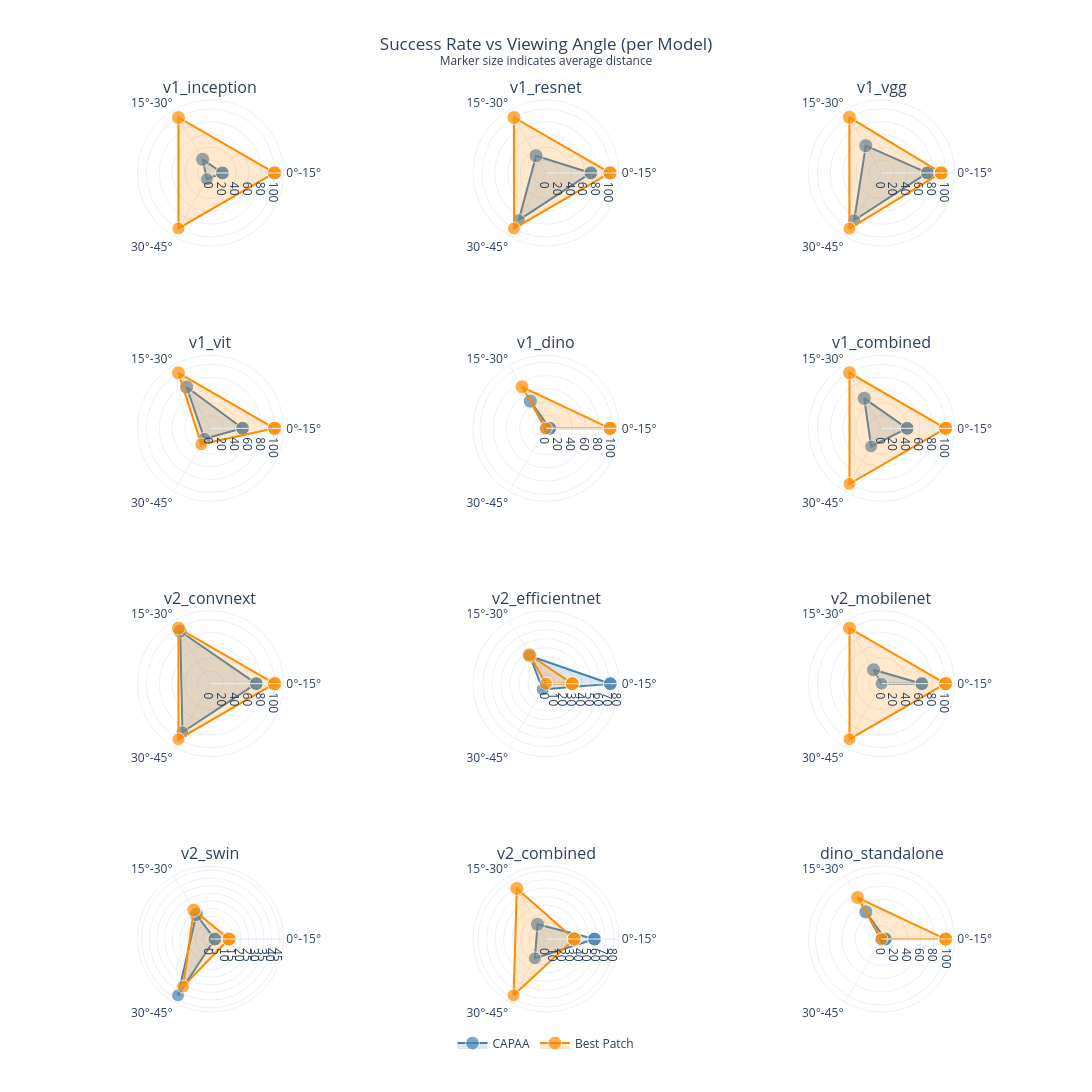

Notebook code for this chart:
### Code cell
# Radar Charts - One per model using actual capture angles
# Each radar shows success rate at different viewing angles, with distance as marker size

success_cols = [c for c in capaa_df.columns if c.endswith('_success')]
models = [c.replace('_success', '') for c in success_cols]

# Filter out rows with no ArUco data (angle is None)
capaa_valid = capaa_df[capaa_df['angle'].notna()].copy()
bp_valid = bp_df[bp_df['angle'].notna()].copy()

if len(capaa_valid) == 0 or len(bp_valid) == 0:
    print("⚠ No valid angle data from ArUco markers. Radar chart requires ArUco tracking.")
else:
    # Bin angles for radar chart (e.g., 0-30, 30-60, 60-90, etc.)
    def bin_angle(angle):
        """Bin angles into ranges for radar chart"""
        if angle is None:
            return None
        bins = [0, 15, 30, 45, 60, 75, 90, 105, 120, 135, 150, 165, 180]
        for i in range(len(bins)-1):
            if bins[i] <= abs(angle) < bins[i+1]:
                return f"{bins[i]}°-{bins[i+1]}°"
        return f">{bins[-1]}°"
    
    capaa_valid['angle_bin'] = capaa_valid['angle'].apply(bin_angle)
    bp_valid['angle_bin'] = bp_valid['angle'].apply(bin_angle)
    
    # Get unique angle bins (sorted by starting angle)
    all_bins = sorted(set(capaa_valid['angle_bin'].unique()) | set(bp_valid['angle_bin'].unique()),
                      key=lambda x: int(x.split('°')[0].replace('>', '')))
    
    # Create subplot for each model
    n_models = len(models)
    n_cols = min(3, n_models)
    n_rows = (n_models + n_cols - 1) // n_cols
    
    fig = make_subplots(
        rows=n_rows, cols=n_cols,
        specs=[[{'type': 'polar'}] * n_cols for _ in range(n_rows)],
        subplot_titles=models,
        vertical_spacing=0.12,
        horizontal_spacing=0.08
    )
    
    for idx, (col, model) in enumerate(zip(success_cols, models)):
        row = idx // n_cols + 1
        col_idx = idx % n_cols + 1
        
        # Calculate success rate per angle bin for CAPAA
        capaa_by_angle = capaa_valid.groupby('angle_bin')[col].mean() * 100
        capaa_rates = [capaa_by_angle.get(b, 0) for b in all_bins]
        
        # Calculate avg distance per angle bin for marker size
        capaa_dist_by_angle = capaa_valid.groupby('angle_bin')['distance'].mean()
        capaa_dists = [capaa_dist_by_angle.get(b, 0.5) for b in all_bins]
        capaa_sizes = [max(8, min(20, d * 15)) for d in capaa_dists]  # Scale distance to marker size
        
        # Calculate success rate per angle bin for Best Patch
        bp_by_angle = bp_valid.groupby('angle_bin')[col].mean() * 100
        bp_rates = [bp_by_angle.get(b, 0) for b in all_bins]
        
        bp_dist_by_angle = bp_valid.groupby('angle_bin')['distance'].mean()
        bp_dists = [bp_dist_by_angle.get(b, 0.5) for b in all_bins]
        bp_sizes = [max(8, min(20, d * 15)) for d in bp_dists]
        
        # Close the polygon
        theta_closed = all_bins + [all_bins[0]]
        capaa_r_closed = capaa_rates + [capaa_rates[0]]
        bp_r_closed = bp_rates + [bp_rates[0]]
        
        # Add CAPAA trace
        fig.add_trace(
            go.Scatterpolar(
                r=capaa_r_closed,
                theta=theta_closed,
                fill='toself',
                fillcolor='rgba(70, 130, 180, 0.2)',
                line=dict(color='#4682B4', width=2),
                name='CAPAA' if idx == 0 else None,
                legendgroup='CAPAA',
                showlegend=(idx == 0),
                marker=dict(size=capaa_sizes + [capaa_sizes[0]]),
                hovertemplate='%{theta}<br>Success: %{r:.1f}%<extra>CAPAA</extra>'
            ),
            row=row, col=col_idx
        )
        
        # Add Best Patch trace
        fig.add_trace(
            go.Scatterpolar(
                r=bp_r_closed,
                theta=theta_closed,
                fill='toself',
                fillcolor='rgba(255, 140, 0, 0.2)',
                line=dict(color='#FF8C00', width=2),
                name='Best Patch' if idx == 0 else None,
                legendgroup='Best Patch',
                showlegend=(idx == 0),
                marker=dict(size=bp_sizes + [bp_sizes[0]]),
                hovertemplate='%{theta}<br>Success: %{r:.1f}%<extra>Best Patch</extra>'
            ),
            row=row, col=col_idx
        )
    
    # Update polar axes
    for i in range(1, n_models + 1):
        fig.update_polars(
            radialaxis=dict(
                visible=True,
                range=[0, 100],
                ticksuffix='%'
            ),
            selector=dict(subplot=f'polar{i if i > 1 else ""}')
        )
    
    fig.update_layout(
        title=dict(
            text='Success Rate vs Viewing Angle (per Model)<br><sup>Marker size indicates average distance</sup>',
            x=0.5
        ),
        height=400 * n_rows,
        width=400 * n_cols,
        template='plotly_white',
        legend=dict(
            orientation='h',
            yanchor='bottom',
            y=-0.05,
            xanchor='center',
            x=0.5
        )
    )
    
    fig.write_html('radar_by_angle_per_model.html')
    fig.show()
    print("✓ Radar chart by angle saved to 'radar_by_angle_per_model.html'")
    
    # Also create a summary showing actual angle vs success rate scatter
    print("\n--- Angle Statistics ---")
    print(f"CAPAA angle range: {capaa_valid['angle'].min():.1f}° to {capaa_valid['angle'].max():.1f}°")
    print(f"Best Patch angle range: {bp_valid['angle'].min():.1f}° to {bp_valid['angle'].max():.1f}°")
    print(f"CAPAA distance range: {capaa_valid['distance'].min():.2f}m to {capaa_valid['distance'].max():.2f}m")
    print(f"Best Patch distance range: {bp_valid['distance'].min():.2f}m to {bp_valid['distance'].max():.2f}m")

### Figure 1 — Plotly figure (JSON) as saved in the notebook; plotly's stock layout.template omitted (floating-point values rounded to 4 significant figures)
{"data": [{"fill": "toself", "fillcolor": "rgba(70, 130, 180, 0.2)", "hovertemplate": "%{theta}<br>Success: %{r:.1f}%<extra>CAPAA</extra>", "legendgroup": "CAPAA", "line": {"color": "#4682B4", "width": 2}, "marker": {"size": [13.8, 14.09, 12.83, 13.8]}, "name": "CAPAA", "r": [18.57, 24.5, 11.25, 18.57], "showlegend": true, "subplot": "polar", "theta": ["0°-15°", "15°-30°", "30°-45°", "0°-15°"], "type": "scatterpolar"}, {"fill": "toself", "fillcolor": "rgba(255, 140, 0, 0.2)", "hovertemplate": "%{theta}<br>Success: %{r:.1f}%<extra>Best Patch</extra>", "legendgroup": "Best Patch", "line": {"color": "#FF8C00", "width": 2}, "marker": {"size": [14.21, 13.96, 12.9, 14.21]}, "name": "Best Patch", "r": [100, 100, 100, 100], "showlegend": true, "subplot": "polar", "theta": ["0°-15°", "15°-30°", "30°-45°", "0°-15°"], "type": "scatterpolar"}, {"fill": "toself", "fillcolor": "rgba(70, 130, 180, 0.2)", "hovertemplate": "%{theta}<br>Success: %{r:.1f}%<extra>CAPAA</extra>", "legendgroup": "CAPAA", "line": {"color": "#4682B4", "width": 2}, "marker": {"size": [13.8, 14.09, 12.83, 13.8]}, "r": [70, 31, 85, 70], "showlegend": false, "subplot": "polar2", "theta": ["0°-15°", "15°-30°", "30°-45°", "0°-15°"], "type": "scatterpolar"}, {"fill": "toself", "fillcolor": "rgba(255, 140, 0, 0.2)", "hovertemplate": "%{theta}<br>Success: %{r:.1f}%<extra>Best Patch</extra>", "legendgroup": "Best Patch", "line": {"color": "#FF8C00", "width": 2}, "marker": {"size": [14.21, 13.96, 12.9, 14.21]}, "r": [100, 100, 100, 100], "showlegend": false, "subplot": "polar2", "theta": ["0°-15°", "15°-30°", "30°-45°", "0°-15°"], "type": "scatterpolar"}, {"fill": "toself", "fillcolor": "rgba(70, 130, 180, 0.2)", "hovertemplate": "%{theta}<br>Success: %{r:.1f}%<extra>CAPAA</extra>", "legendgroup": "CAPAA", "line": {"color": "#4682B4", "width": 2}, "marker": {"size": [13.8, 14.09, 12.83, 13.8]}, "r": [71.43, 49, 85, 71.43], "showlegend": false, "subplot": "polar3", "theta": ["0°-15°", "15°-30°", "30°-45°", "0°-15°"], "type": "scatterpolar"}, {"fill": "toself", "fillcolor": "rgba(255, 140, 0, 0.2)", "hovertemplate": "%{theta}<br>Success: %{r:.1f}%<extra>Best Patch</extra>", "legendgroup": "Best Patch", "line": {"color": "#FF8C00", "width": 2}, "marker": {"size": [14.21, 13.96, 12.9, 14.21]}, "r": [92.92, 100, 100, 92.92], "showlegend": false, "subplot": "polar3", "theta": ["0°-15°", "15°-30°", "30°-45°", "0°-15°"], "type": "scatterpolar"}, {"fill": "toself", "fillcolor": "rgba(70, 130, 180, 0.2)", "hovertemplate": "%{theta}<br>Success: %{r:.1f}%<extra>CAPAA</extra>", "legendgroup": "CAPAA", "line": {"color": "#4682B4", "width": 2}, "marker": {"size": [13.8, 14.09, 12.83, 13.8]}, "r": [50, 74.5, 18.75, 50], "showlegend": false, "subplot": "polar4", "theta": ["0°-15°", "15°-30°", "30°-45°", "0°-15°"], "type": "scatterpolar"}, {"fill": "toself", "fillcolor": "rgba(255, 140, 0, 0.2)", "hovertemplate": "%{theta}<br>Success: %{r:.1f}%<extra>Best Patch</extra>", "legendgroup": "Best Patch", "line": {"color": "#FF8C00", "width": 2}, "marker": {"size": [14.21, 13.96, 12.9, 14.21]}, "r": [100, 100, 28.82, 100], "showlegend": false, "subplot": "polar4", "theta": ["0°-15°", "15°-30°", "30°-45°", "0°-15°"], "type": "scatterpolar"}, {"fill": "toself", "fillcolor": "rgba(70, 130, 180, 0.2)", "hovertemplate": "%{theta}<br>Success: %{r:.1f}%<extra>CAPAA</extra>", "legendgroup": "CAPAA", "line": {"color": "#4682B4", "width": 2}, "marker": {"size": [13.8, 14.09, 12.83, 13.8]}, "r": [5.714, 47.5, 1.25, 5.714], "showlegend": false, "subplot": "polar5", "theta": ["0°-15°", "15°-30°", "30°-45°", "0°-15°"], "type": "scatterpolar"}, {"fill": "toself", "fillcolor": "rgba(255, 140, 0, 0.2)", "hovertemplate": "%{theta}<br>Success: %{r:.1f}%<extra>Best Patch</extra>", "legendgroup": "Best Patch", "line": {"color": "#FF8C00", "width": 2}, "marker": {"size": [14.21, 13.96, 12.9, 14.21]}, "r": [97.08, 72.59, 0, 97.08], "showlegend": false, "subplot": "polar5", "theta": ["0°-15°", "15°-30°", "30°-45°", "0°-15°"], "type": "scatterpolar"}, {"fill": "toself", "fillcolor": "rgba(70, 130, 180, 0.2)", "hovertemplate": "%{theta}<br>Success: %{r:.1f}%<extra>CAPAA</extra>", "legendgroup": "CAPAA", "line": {"color": "#4682B4", "width": 2}, "marker": {"size": [13.8, 14.09, 12.83, 13.8]}, "r": [40, 54, 32.5, 40], "showlegend": false, "subplot": "polar6", "theta": ["0°-15°", "15°-30°", "30°-45°", "0°-15°"], "type": "scatterpolar"}, {"fill": "toself", "fillcolor": "rgba(255, 140, 0, 0.2)", "hovertemplate": "%{theta}<br>Success: %{r:.1f}%<extra>Best Patch</extra>", "legendgroup": "Best Patch", "line": {"color": "#FF8C00", "width": 2}, "marker": {"size": [14.21, 13.96, 12.9, 14.21]}, "r": [100, 100, 100, 100], "showlegend": false, "subplot": "polar6", "theta": ["0°-15°", "15°-30°", "30°-45°", "0°-15°"], "type": "scatterpolar"}, {"fill": "toself", "fillcolor": "rgba(70, 130, 180, 0.2)", "hovertemplate": "%{theta}<br>Success: %{r:.1f}%<extra>CAPAA</extra>", "legendgroup": "CAPAA", "line": {"color": "#4682B4", "width": 2}, "marker": {"size": [13.8, 14.09, 12.83, 13.8]}, "r": [71.43, 94.5, 87.5, 71.43], "showlegend": false, "subplot": "polar7", "theta": ["0°-15°", "15°-30°", "30°-45°", "0°-15°"], "type": "scatterpolar"}, {"fill": "toself", "fillcolor": "rgba(255, 140, 0, 0.2)", "hovertemplate": "%{theta}<br>Success: %{r:.1f}%<extra>Best Patch</extra>", "legendgroup": "Best Patch", "line": {"color": "#FF8C00", "width": 2}, "marker": {"size": [14.21, 13.96, 12.9, 14.21]}, "r": [100, 100, 100, 100], "showlegend": false, "subplot": "polar7", "theta": ["0°-15°", "15°-30°", "30°-45°", "0°-15°"], "type": "scatterpolar"}, {"fill": "toself", "fillcolor": "rgba(70, 130, 180, 0.2)", "hovertemplate": "%{theta}<br>Success: %{r:.1f}%<extra>CAPAA</extra>", "legendgroup": "CAPAA", "line": {"color": "#4682B4", "width": 2}, "marker": {"size": [13.8, 14.09, 12.83, 13.8]}, "r": [71.43, 35.5, 7.5, 71.43], "showlegend": false, "subplot": "polar8", "theta": ["0°-15°", "15°-30°", "30°-45°", "0°-15°"], "type": "scatterpolar"}, {"fill": "toself", "fillcolor": "rgba(255, 140, 0, 0.2)", "hovertemplate": "%{theta}<br>Success: %{r:.1f}%<extra>Best Patch</extra>", "legendgroup": "Best Patch", "line": {"color": "#FF8C00", "width": 2}, "marker": {"size": [14.21, 13.96, 12.9, 14.21]}, "r": [29.17, 37.04, 0, 29.17], "showlegend": false, "subplot": "polar8", "theta": ["0°-15°", "15°-30°", "30°-45°", "0°-15°"], "type": "scatterpolar"}, {"fill": "toself", "fillcolor": "rgba(70, 130, 180, 0.2)", "hovertemplate": "%{theta}<br>Success: %{r:.1f}%<extra>CAPAA</extra>", "legendgroup": "CAPAA", "line": {"color": "#4682B4", "width": 2}, "marker": {"size": [13.8, 14.09, 12.83, 13.8]}, "r": [62.86, 25, 0, 62.86], "showlegend": false, "subplot": "polar9", "theta": ["0°-15°", "15°-30°", "30°-45°", "0°-15°"], "type": "scatterpolar"}, {"fill": "toself", "fillcolor": "rgba(255, 140, 0, 0.2)", "hovertemplate": "%{theta}<br>Success: %{r:.1f}%<extra>Best Patch</extra>", "legendgroup": "Best Patch", "line": {"color": "#FF8C00", "width": 2}, "marker": {"size": [14.21, 13.96, 12.9, 14.21]}, "r": [100, 100, 100, 100], "showlegend": false, "subplot": "polar9", "theta": ["0°-15°", "15°-30°", "30°-45°", "0°-15°"], "type": "scatterpolar"}, {"fill": "toself", "fillcolor": "rgba(70, 130, 180, 0.2)", "hovertemplate": "%{theta}<br>Success: %{r:.1f}%<extra>CAPAA</extra>", "legendgroup": "CAPAA", "line": {"color": "#4682B4", "width": 2}, "marker": {"size": [13.8, 14.09, 12.83, 13.8]}, "r": [2.857, 18.5, 42.5, 2.857], "showlegend": false, "subplot": "polar10", "theta": ["0°-15°", "15°-30°", "30°-45°", "0°-15°"], "type": "scatterpolar"}, {"fill": "toself", "fillcolor": "rgba(255, 140, 0, 0.2)", "hovertemplate": "%{theta}<br>Success: %{r:.1f}%<extra>Best Patch</extra>", "legendgroup": "Best Patch", "line": {"color": "#FF8C00", "width": 2}, "marker": {"size": [14.21, 13.96, 12.9, 14.21]}, "r": [12.08, 21.85, 35.88, 12.08], "showlegend": false, "subplot": "polar10", "theta": ["0°-15°", "15°-30°", "30°-45°", "0°-15°"], "type": "scatterpolar"}, {"fill": "toself", "fillcolor": "rgba(70, 130, 180, 0.2)", "hovertemplate": "%{theta}<br>Success: %{r:.1f}%<extra>CAPAA</extra>", "legendgroup": "CAPAA", "line": {"color": "#4682B4", "width": 2}, "marker": {"size": [13.8, 14.09, 12.83, 13.8]}, "r": [57.14, 20, 26.25, 57.14], "showlegend": false, "subplot": "polar11", "theta": ["0°-15°", "15°-30°", "30°-45°", "0°-15°"], "type": "scatterpolar"}, {"fill": "toself", "fillcolor": "rgba(255, 140, 0, 0.2)", "hovertemplate": "%{theta}<br>Success: %{r:.1f}%<extra>Best Patch</extra>", "legendgroup": "Best Patch", "line": {"color": "#FF8C00", "width": 2}, "marker": {"size": [14.21, 13.96, 12.9, 14.21]}, "r": [33.33, 68.89, 76.47, 33.33], "showlegend": false, "subplot": "polar11", "theta": ["0°-15°", "15°-30°", "30°-45°", "0°-15°"], "type": "scatterpolar"}, {"fill": "toself", "fillcolor": "rgba(70, 130, 180, 0.2)", "hovertemplate": "%{theta}<br>Success: %{r:.1f}%<extra>CAPAA</extra>", "legendgroup": "CAPAA", "line": {"color": "#4682B4", "width": 2}, "marker": {"size": [13.8, 14.09, 12.83, 13.8]}, "r": [5.714, 47.5, 1.25, 5.714], "showlegend": false, "subplot": "polar12", "theta": ["0°-15°", "15°-30°", "30°-45°", "0°-15°"], "type": "scatterpolar"}, {"fill": "toself", "fillcolor": "rgba(255, 140, 0, 0.2)", "hovertemplate": "%{theta}<br>Success: %{r:.1f}%<extra>Best Patch</extra>", "legendgroup": "Best Patch", "line": {"color": "#FF8C00", "width": 2}, "marker": {"size": [14.21, 13.96, 12.9, 14.21]}, "r": [97.08, 72.59, 0, 97.08], "showlegend": false, "subplot": "polar12", "theta": ["0°-15°", "15°-30°", "30°-45°", "0°-15°"], "type": "scatterpolar"}], "layout": {"annotations": [{"font": {"size": 16}, "showarrow": false, "text": "v1_inception", "x": 0.14, "xanchor": "center", "xref": "paper", "y": 1, "yanchor": "bottom", "yref": "paper"}, {"font": {"size": 16}, "showarrow": false, "text": "v1_resnet", "x": 0.5, "xanchor": "center", "xref": "paper", "y": 1, "yanchor": "bottom", "yref": "paper"}, {"font": {"size": 16}, "showarrow": false, "text": "v1_vgg", "x": 0.86, "xanchor": "center", "xref": "paper", "y": 1, "yanchor": "bottom", "yref": "paper"}, {"font": {"size": 16}, "showarrow": false, "text": "v1_vit", "x": 0.14, "xanchor": "center", "xref": "paper", "y": 0.72, "yanchor": "bottom", "yref": "paper"}, {"font": {"size": 16}, "showarrow": false, "text": "v1_dino", "x": 0.5, "xanchor": "center", "xref": "paper", "y": 0.72, "yanchor": "bottom", "yref": "paper"}, {"font": {"size": 16}, "showarrow": false, "text": "v1_combined", "x": 0.86, "xanchor": "center", "xref": "paper", "y": 0.72, "yanchor": "bottom", "yref": "paper"}, {"font": {"size": 16}, "showarrow": false, "text": "v2_convnext", "x": 0.14, "xanchor": "center", "xref": "paper", "y": 0.44, "yanchor": "bottom", "yref": "paper"}, {"font": {"size": 16}, "showarrow": false, "text": "v2_efficientnet", "x": 0.5, "xanchor": "center", "xref": "paper", "y": 0.44, "yanchor": "bottom", "yref": "paper"}, {"font": {"size": 16}, "showarrow": false, "text": "v2_mobilenet", "x": 0.86, "xanchor": "center", "xref": "paper", "y": 0.44, "yanchor": "bottom", "yref": "paper"}, {"font": {"size": 16}, "showarrow": false, "text": "v2_swin", "x": 0.14, "xanchor": "center", "xref": "paper", "y": 0.16, "yanchor": "bottom", "yref": "paper"}, {"font": {"size": 16}, "showarrow": false, "text": "v2_combined", "x": 0.5, "xanchor": "center", "xref": "paper", "y": 0.16, "yanchor": "bottom", "yref": "paper"}, {"font": {"size": 16}, "showarrow": false, "text": "dino_standalone", "x": 0.86, "xanchor": "center", "xref": "paper", "y": 0.16, "yanchor": "bottom", "yref": "paper"}], "height": 1600, "legend": {"orientation": "h", "x": 0.5, "xanchor": "center", "y": -0.05, "yanchor": "bottom"}, "polar": {"domain": {"x": [0, 0.28], "y": [0.84, 1]}}, "polar10": {"domain": {"x": [0, 0.28], "y": [0, 0.16]}}, "polar11": {"domain": {"x": [0.36, 0.64], "y": [0, 0.16]}}, "polar12": {"domain": {"x": [0.72, 1], "y": [0, 0.16]}}, "polar2": {"domain": {"x": [0.36, 0.64], "y": [0.84, 1]}}, "polar3": {"domain": {"x": [0.72, 1], "y": [0.84, 1]}}, "polar4": {"domain": {"x": [0, 0.28], "y": [0.56, 0.72]}}, "polar5": {"domain": {"x": [0.36, 0.64], "y": [0.56, 0.72]}}, "polar6": {"domain": {"x": [0.72, 1], "y": [0.56, 0.72]}}, "polar7": {"domain": {"x": [0, 0.28], "y": [0.28, 0.44]}}, "polar8": {"domain": {"x": [0.36, 0.64], "y": [0.28, 0.44]}}, "polar9": {"domain": {"x": [0.72, 1], "y": [0.28, 0.44]}}, "title": {"text": "Success Rate vs Viewing Angle (per Model)<br><sup>Marker size indicates average distance</sup>", "x": 0.5}, "width": 1200}}
